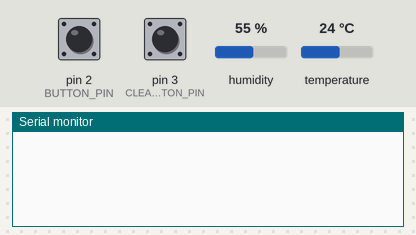
Bench run of a sketch on a simulated Arduino Uno, built with avr-gcc and run on an emulated ATmega328P. On the bench: the last lines printed to the serial monitor. The inputs (shaded band) are chosen by the test bench; at power-on: pin 2 (BUTTON_PIN) HIGH, pin 3 (CLEAR_BUTTON_PIN) HIGH, humidity 55 %, temperature 24 °C. EEPROM starts erased.

Above: at 1.2 s.
1.3 s: pin 2 (BUTTON_PIN) pulled LOW for 0.15 s
At 1.41 s:
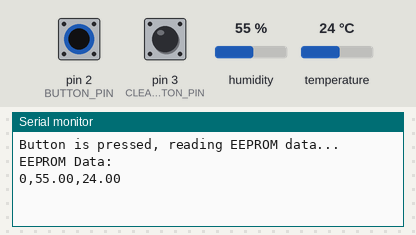
2.9 s: pin 3 (CLEAR_BUTTON_PIN) pulled LOW for 1 s
At 3.7 s:
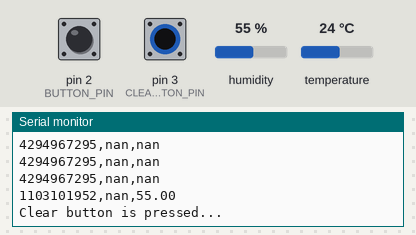

Measured:
- after the input at 1.3 s, the serial monitor: prints a new line after 0.05 s (image 1)
- after the input at 2.9 s, the serial monitor: prints a new line after 0.28 s (image 2)

The sketch:

sensor_code.ino
```cpp
#include <DHT.h>
#include <EEPROM.h>

#define DHTPIN 7             // Pin where the DHT22 sensor is connected
#define DHTTYPE DHT22        // DHT22 sensor type

#define EEPROM_SIZE 1024     // Size of EEPROM
#define DATA_SIZE 12         // Size of data (humidity + temperature + timestamp)
#define INTERVAL 300         // Time interval for saving data to EEPROM (300 milliseconds)
#define BUTTON_PIN 2         // Pin connected to the button
#define CLEAR_BUTTON_PIN 3   // Pin connected to the button for clearing EEPROM data

DHT dht(DHTPIN, DHTTYPE);

unsigned long previousMillis = 0;
int address = 0;             // Current address in the EEPROM
bool buttonState = false;    // Current state of the button
bool lastButtonState = false; // Previous state of the button
bool eepromFull = false;     // Flag to indicate if EEPROM is full
unsigned long debounceDelay = 50; // Debounce delay in milliseconds
unsigned long lastDebounceTime = 0; // Time of the last button state change
unsigned long lastClearDebounceTime = 0; // Time of the last clear button state change
bool lastClearButtonState = false; // Previous state of the clear button

void setup() {
  Serial.begin(9600);
  dht.begin();
  pinMode(BUTTON_PIN, INPUT_PULLUP);
  pinMode(CLEAR_BUTTON_PIN, INPUT_PULLUP);
}

void loop() {
  unsigned long currentMillis = millis();

  if (currentMillis - previousMillis >= INTERVAL) {
    previousMillis = currentMillis;

    float humidity = dht.readHumidity();         // Read humidity (in %)
    float temperature = dht.readTemperature();   // Read temperature (in Celsius)

    // Check if any reads failed and exit early (to try again).
    if (isnan(humidity) || isnan(temperature)) {
      Serial.println("Failed to read from DHT sensor!");
      return;
    }

    // Save the data to EEPROM along with the timestamp
    unsigned long timestamp = millis() / 1000; // Convert milliseconds to seconds
    writeDataToEEPROM(humidity, temperature, timestamp);
  }

  // Check if EEPROM is full
  if (!eepromFull && address + DATA_SIZE > EEPROM_SIZE) {
    eepromFull = true; // Set the flag indicating EEPROM is full
    address = 0;       // Reset address to start from the beginning
    Serial.println("EEPROM is full.");
    readAllDataFromEEPROM();
  }

  // Read the state of the button
  int reading = digitalRead(BUTTON_PIN);

  // Check if the button state has changed
  if (reading != lastButtonState) {
    // Reset the debounce timer
    lastDebounceTime = currentMillis;
  }

  // Check if the debounce delay has passed
  if (currentMillis - lastDebounceTime >= debounceDelay) {
    // Update the button state only if it has been stable
    if (reading != buttonState) {
      buttonState = reading;

      // Check if the button is pressed
      if (buttonState == LOW) {
        Serial.println("Button is pressed, reading EEPROM data...");
        readAllDataFromEEPROM();
      }
    }
  }

  // Save the current button state for the next iteration
  lastButtonState = reading;

  // Read the state of the clear button
  int clearButtonState = digitalRead(CLEAR_BUTTON_PIN);

      // Check if the clear button is pressed
      if (clearButtonState == LOW) {
        Serial.println("Clear button is pressed...");
        clearEEPROM();
        delay(1000); // Delay to prevent multiple executions due to bouncing
      }
}

void writeDataToEEPROM(float humidity, float temperature, unsigned long timestamp) {
  // // Check if we've reached the end of EEPROM
  // if (!eepromFull && address + DATA_SIZE > EEPROM_SIZE) {
  //   eepromFull = true; // Set the flag indicating EEPROM is full
  //   address = 0;       // Reset address to start from the beginning
  //   Serial.println("EEPROM is full.");
  //   readAllDataFromEEPROM();
  // }

  EEPROM.put(address, humidity);
  EEPROM.put(address + sizeof(float), temperature);
  EEPROM.put(address + 2 * sizeof(float), timestamp);
  address += DATA_SIZE; // Move to the next address space for future data
}

void readAllDataFromEEPROM() {
  Serial.println("EEPROM Data:");

  // Iterate through each entry and print data
  for (int i = 0; i < EEPROM_SIZE; i += DATA_SIZE) {
    float humidity, temperature;
    unsigned long timestamp;
    EEPROM.get(i, humidity);
    EEPROM.get(i + sizeof(float), temperature);
    EEPROM.get(i + 2 * sizeof(float), timestamp);

    // Send data over serial in the format: timestamp,humidity,temperature
    Serial.print(timestamp);
    Serial.print(",");
    Serial.print(humidity);
    Serial.print(",");
    Serial.println(temperature);
  }
}

void clearEEPROM() {
  // Reset address to start from the beginning
  address = 0;

  // Clear each cell of EEPROM by writing 0xFF
  for (int i = 0; i < EEPROM_SIZE; ++i) {
    EEPROM.write(i, 0xFF);
  }

  // Reset the flag indicating EEPROM is not full
  eepromFull = false;
}
```
